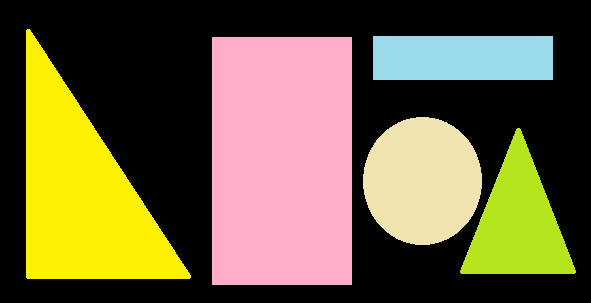
#> input picture CV03/data/drawing6.png, 591 x 303 px
$ python 3_contour_points_marking.py
#> lines starting #> are read from the running program, lines starting #| are printed output that depends on the picture; after the words box and inside, x2 and y2 are one past the last pixel; in counts of white or black regions, pixels touching at a corner belong together
"""
개요
    영상을 읽어들여, 이진화하고 이를 기반으로 윤곽선을 검출한다.
    검출할 때는 윤곽선의 계층구조(MODE)와 윤곽선의 표현 방법(METHOD)를 지정할 수 있는데
    이중 윤곽선을 이루는 점의 배열이 어떤 순서에 따라 배열되는지를 도시하여 관찰하여 본다.

"""


import cv2, random
import cv2 as cv
import numpy as np

Path = 'd:/work/StudyImages/Images/'
Path = '../data/'               # 현재 상위 폴더의 상위 폴더 아래에 있는 data 폴더.


Name = 'CONTOUR_TEST_ORG.jpg'       # 바깥 테두리가 검은 색. 이진 영상과 구분이 안됨
#Name = 'CONTOUR_TEST2.jpg'       # 바깥 테두리가 검은 색. 이진화가 꼭 필요
Name = 'drawing6.png'

# [21 lines of commented-out code are left out]
FullName = Path + Name
img = cv.imread(FullName)   # 편의상 모노 영상도 3채널로 읽은 것으로 가정한다.
#> img is the input picture: shape (303, 591, 3); mean B, G, R 62.5, 98.8, 111.6
assert img is not None, "Failed to load image file:"
gray=cv.cvtColor(img, cv.COLOR_BGR2GRAY)
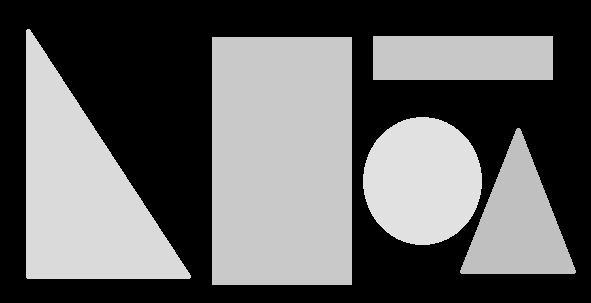
#> gray: shape (303, 591); min 0, max 225, mean 98.4
gray_3ch = cv2.cvtColor(gray, cv2.COLOR_GRAY2BGR)   # 컬러 그림을 사용할 경우 대비하여 변환
cv2.imshow("step0: input="+Name, img)
cv2.imshow("step0: gray", gray)
#cv2.waitKey()


#=======================================================================================================
# 윤곽선을 찾으려면 이진영상을 구해야 한다.
# 단계 1 : 입력 영상의 이진화 작업. a 혹은 b 방법 중의 하나를 선택하여 적용한다.
# 방법 (a) : OTSU 등의 이진화 알고리즘을 활용한다. 임계값을 이용한 이진화가 용이한 영상에 적용.
# 검토 요망 - adaptiveThreshold
#=======================================================================================================
#"""
otsu_thr, imgBin = cv2.threshold(gray,  # otsu_thr = 연산된 임계치. , otsu_mask = 바이너리 영상
                                    -1,     # 원래 임계값을 지정하는 것인데  오츠는 자동 연산하기 때문에 활용되지 않는다.
                                    255,    # 임계값 보다 클 경우 배정될 값. 나머지는 0이된다.
                                    cv2.THRESH_BINARY | cv2.THRESH_OTSU)
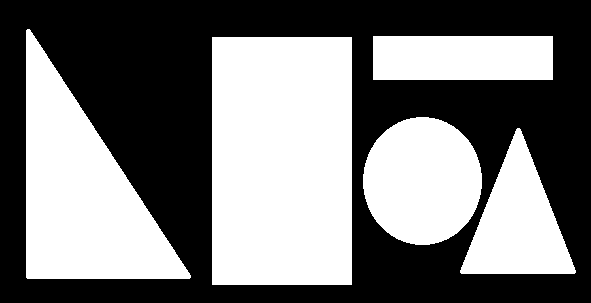
#> imgBin: shape (303, 591); 47.4% white; 5 white regions
#> otsu_thr = 0
cv2.imshow("step1: imgBin by thresholding", imgBin)

#"""

# 방법 (b) : 캐니 에지를 사용하여 이진화한다. 임계값을 이용한 이진화 적용이 용이하지 않을 때 적용.
# 윤곽선이 에지를 중심으로 2회 검출될 수 있으니 비추전합니다.!!!
#imgBin = cv2.Canny(gray, 60, 180)
#cv2.imshow("imgBin by Canny edge", imgBin)
#cv2.waitKey()


#=======================================================================================================
# 단계 2 : 객체의 외곽 윤곽선을 찾고, 이를 그림으로 보이고, 계층구조 정보를 출력한다.
#=======================================================================================================
print('\nStep 2 -----')
# 1) MODE와 METHOD를 지정한다.
#MODE = cv2.RETR_TREE        # =3.  모든 윤곽선을 수직적 관계로 계층 구조화
MODE = cv2.RETR_CCOMP       # =2. 2개 레벨로 구조화: contour/hole
#MODE = cv2.RETR_LIST       # =1. 계층구조는 없고 모두 추출
MODE = cv2.RETR_EXTERNAL   # =0. 맨 바깥의 윤곽선만 추출

METHOD = cv2.CHAIN_APPROX_NONE          # =1
#METHOD = cv2.CHAIN_APPROX_SIMPLE        # =0
#METHOD = cv2.CHAIN_APPROX_TC89_L1
#METHOD = cv2.CHAIN_APPROX_TC89_KCOS     # =4.
method = METHOD

print(f"MODE={MODE}, METHOD={METHOD}")

# 컨투어를 검출한다.
contours, hierarchy = cv2.findContours(image=imgBin, mode=MODE, method=METHOD)
#> contours = 5 contours; box (x1, y1, x2, y2) and area: (212, 37, 352, 285) 34333, (26, 29, 191, 279) 21034, (363, 117, 482, 245) 11772, (460, 128, 576, 274) 8678, (373, 36, 553, 80) 7697

#=======================================================================================================
# 단계 3 : 원본 영상(mono gray)에 윤곽선 윤곽선 번호와 윤곽선을 그린다.
#     이때, 아래처럼 [contour(i)]를 사용하고 contourIdx=-1로 모두 그리게 하는 방법도 있다.
#     cv2.drawContours(img2, [contours[i]], -1, color=(255, 0, 0), thickness=2)
#=======================================================================================================
gray_3ch = cv2.cvtColor(gray, cv2.COLOR_GRAY2BGR)
img2 = gray_3ch.copy()
# 일단 노란색으로 모든 컨투어를 바탕에 그려 넣고 시작한다.
cv2.drawContours(img2, contours, -1, (0, 255, 255), 2)
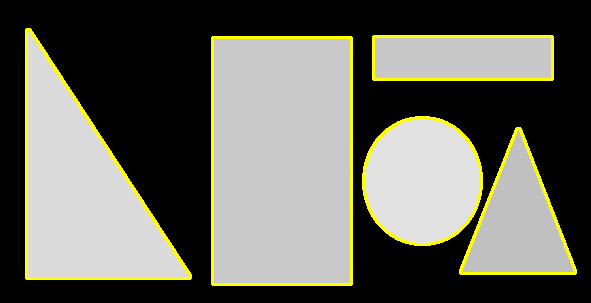
#> img2: shape (303, 591, 3); mean B, G, R 91.8, 104.3, 104.3

# contourIdx를 윤곽선 번호를 지정하여 컨투어를 magenta 색으로 하나씩 그린다.
# 이때 컨투어의 번호를 각 컨투어의 첫 번째 점의 위치에 출력한다.
for i in range(len(contours)):
    cv2.drawContours(img2, contours, i, (255, 0, 255), 2)
    pts = contours[i]; x, y = pts[0][0]; point = (x,y)  # 첫번 째 점에 컨투어 번호를 적는다.
    cv.putText(img2, str(i), point, cv.FONT_HERSHEY_SIMPLEX, 1, (255, 0, 0), 3)
    cv.putText(img2, str(i), point, cv.FONT_HERSHEY_SIMPLEX, 1, (0, 255, 255), 2)
#> this loop made 5 passes
#> (x, y) on passes 1 to 5: (517, 128), (416, 117), (212, 37), (373, 36), (27, 29)
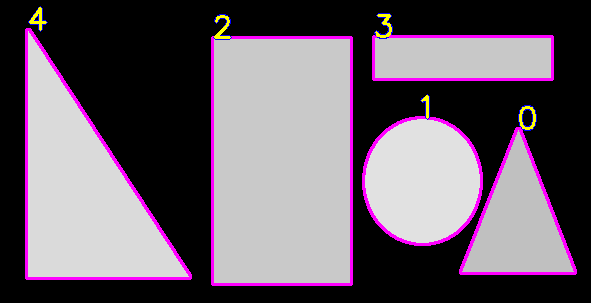
#> img2: shape (303, 591, 3); 5.41% of pixels changed, all inside (x1, y1, x2, y2) = (25, 6, 577, 286)
cv2.imshow("step3: contours of " + Name, img2)
#cv2.waitKey()

#=======================================================================================================
# Mission:
#   이진 영상에서 컨투어를 검출하고, 해당 컨투어의 첫 번째 점에 컨투어의 번호를 표기한다.
#   그리고, 각 컨투어의 시작점과 종료점을 색상의 변화(빨간색 --> 노란색)로 표기하시오.
# 결과:
#   contour는 점의 위치정보가 반시계 방향으로 배열되고,
#   hole은 점의 위치정보가 시계 방향으로 배열되는 것이 관찰되었다.
#=======================================================================================================
print('\nStep 4 -----')
# contours 형의 자료형과 길이를 확인한다.
print('type(contours)=', type(contours))        # <class 'list'>
#| type(contours)= <class 'list'>
n_contours = len(contours)
#> n_contours = 5
print('Number of total contours = ', n_contours)
#| Number of total contours =  5

mark_num = 20  # 최대 이 개수 미만으로 윤곽선의 점을 표현된다.
print(f"각 윤곽선은 최대 'mark_num = {mark_num}'개 미만으로 표시됩니다.")
print("빨간색 점으로 시작해서 노란색 점으로 끝납니다. 그 중간의 점들은 두 색의 혼합색으로 표현됩니다.")
# 모든 윤곽선에 대해 특정 모서리점(최대 mark_num개 이하)의 좌표를 출력하고 작은 원으로 표시한다.
# 예를 들어 윤곽선 n=3일 경우, 시작점, 1/n 지점, 2/n 지점)
# 이때 시작점에 윤곽선의 번호를 출력한다.

# 윤곽선상의 n개의 대표되는 점을 찍고 그 중 시작점에 윤곽선 번호를 출력한다.
img2 = gray_3ch.copy()
for i in range(n_contours):
    print('For contour {}...'.format(i))
    print('\ttype(contour[{}])={}'.format(i, type(contours[i])))    # <class 'numpy.ndarray'>. i번째 윤곽선의 타입
    print('\tcontours[{}].shape={}'.format(i, contours[i].shape))   # (len(contours[0]),  1, 2). 여기서 2는 (x,y)를 의미.
    print('\tlen(contours[{}])={}'.format(i, len(contours[i])))     # i번째 윤곽선을 구성하기 위한 모서리 점들의 개수.
    pts = contours[i]
    print('\tpts = contours[{}]: type(pts)={}'.format(i, type(pts)) )                     # <class 'numpy.ndarray'>
    print('\tnumber of points: len(pts)=', len(pts))        # i번째 윤곽선을 구성하기 위한 모서리 점들의 개수.

    if len(pts) <= mark_num:
        samples = range(len(pts))
    else:
        samples = np.linspace(start=0, stop=len(pts), num=mark_num)  # mark_num개의 등간격으로 나눈다. stop까지 포함.
        samples = list(map(int, samples))
        samples = samples[0:-1]     # stop까지 포함되어기 때문에 맨 마지막 지점을 빼야 됨
        print(samples)

    for k in samples:  # 총 n개의 점에 대한 정보를 출력하고자 한다. range(초기값, 종료값, 증분)
        #print('\t\tpts[{}][0]={}'.format(k, pts[k][0]))
        x, y = pts[k][0]; point = (x,y)
        #print('(x,y)=', point)
        # (B,G,R) 중 G의 값이 K가 증가함에 따라 커져서 최대 255까지 된다. 그러면 R=255이므로 노란 색이 만들어 질 것이다.
        # 색상을 관찰해 보면 적색에서 노란색으로 컨투어가 구성됨을 알 수 있다. -> counter-clockwise
        cv2.circle(img2, center=point, radius=5, color=(0, int(255 * k / (len(pts)-1) + 0.5), 255), thickness=-1)
        if k == 0:
            cv.putText(img2, str(i), point, cv.FONT_HERSHEY_SIMPLEX, 1, (0, 0, 255), 2)
#> this loop made 5 passes
#> (printed output is left out)
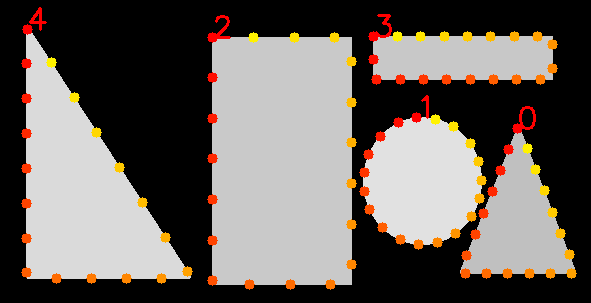
#> img2: shape (303, 591, 3); mean B, G, R 93.4, 98.6, 105.4
cv2.imshow("step4: "+ Name + f", MODE={MODE}, METHOD={METHOD}, mark_num={mark_num}: RtoY, ", img2)
cv2.waitKey()

$ run again, with CV03/data/shapes_r.png copied over CV03/data/drawing6.png
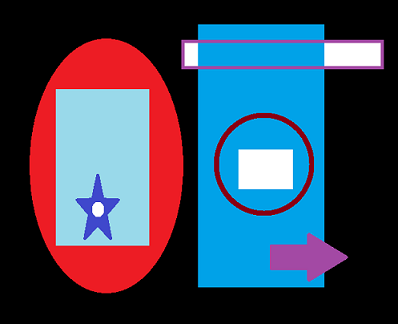
#> input picture CV03/data/shapes_r.png, 398 x 324 px
#> img is the input picture: shape (324, 398, 3); mean B, G, R 91.7, 70.5, 60.1
#> `otsu_thr, imgBin = cv2.threshold(gray,`:
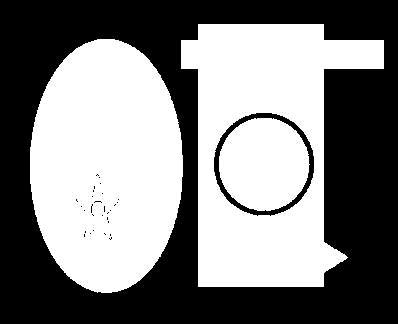
#> imgBin: shape (324, 398); 50.3% white; 31 black regions (29 under 20 px)
#> otsu_thr = 69
#> contours = 2 contours; box (x1, y1, x2, y2) and area: (181, 24, 384, 287) 35288, (30, 39, 183, 293) 30319
#> the loop `for i in range(len(contours)):` made 2 passes
#> (x, y) on passes 1 to 2: (97, 39), (198, 24)
#| type(contours)= <class 'list'>
#> n_contours = 2
#| Number of total contours =  2
#> the loop `for i in range(n_contours):` made 2 passes
#| 	type(contour[0])=<class 'numpy.ndarray'>
#| 	len(contours[0])=596
#| 	pts = contours[0]: type(pts)=<class 'numpy.ndarray'>
#| 	number of points: len(pts)= 596
#| [0, 31, 62, 94, 125, 156, 188, 219, 250, 282, 313, 345, 376, 407, 439, 470, 501, 533, 564]
#| 	type(contour[1])=<class 'numpy.ndarray'>
#> (further printed lines are left out)
#> after the loop `for i in range(n_contours):`:
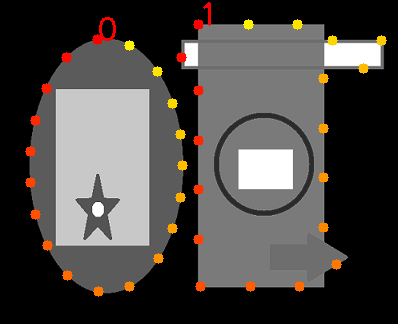
#> img2: shape (324, 398, 3); mean B, G, R 68.3, 71.2, 74.9
